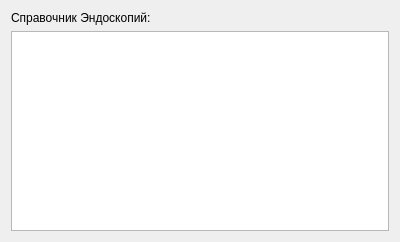
<?xml version="1.0" encoding="UTF-8"?>
<ui version="4.0">
 <class>Form</class>
 <widget class="QWidget" name="Form">
  <property name="geometry">
   <rect>
    <x>0</x>
    <y>0</y>
    <width>400</width>
    <height>242</height>
   </rect>
  </property>
  <property name="windowTitle">
   <string>Form</string>
  </property>
  <layout class="QVBoxLayout" name="verticalLayout">
   <item>
    <widget class="QLabel" name="label">
     <property name="text">
      <string>Справочник Эндоскопий:</string>
     </property>
    </widget>
   </item>
   <item>
    <widget class="QTableView" name="table"/>
   </item>
  </layout>
 </widget>
 <resources/>
 <connections/>
</ui>
